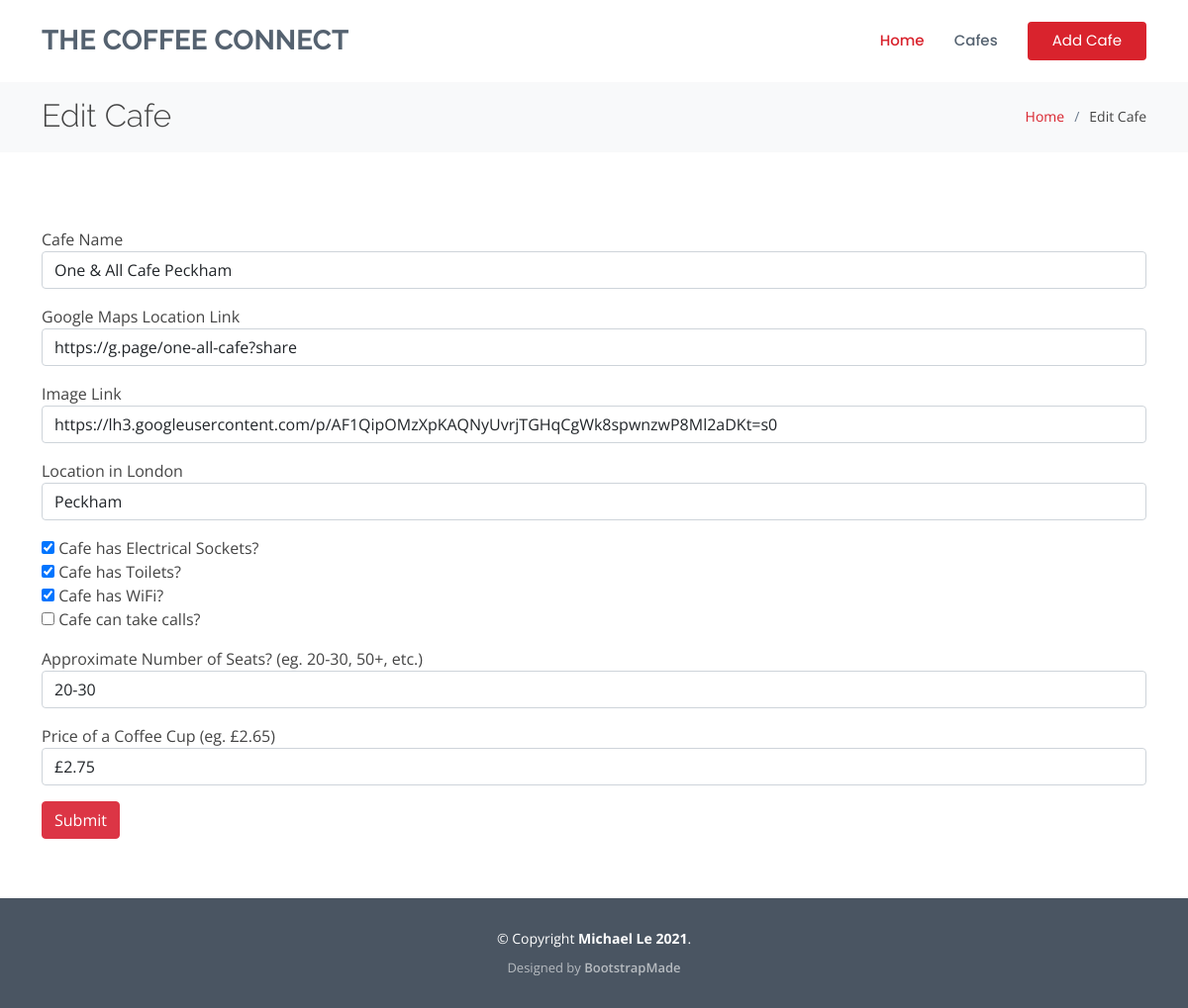
Page /edit-cafe/3 on the committed database.
### main.py (models this page shows)
class Cafe(db.Model):
    __tablename__ = "cafe"
    id = db.Column(db.Integer, primary_key=True)
    name = db.Column(db.String(250), unique=True, nullable=False)
    map_url = db.Column(db.String(500), nullable=False)
    img_url = db.Column(db.String(500), nullable=False)
    location = db.Column(db.String(250), nullable=False)
    has_sockets = db.Column(db.Boolean, nullable=False)
    has_toilet = db.Column(db.Boolean, nullable=False)
    has_wifi = db.Column(db.Boolean, nullable=False)
    can_take_calls = db.Column(db.Boolean, nullable=False)
    seats = db.Column(db.String(250), nullable=False)
    coffee_price = db.Column(db.String(250), nullable=True)

### main.py (the view, shortened to what this page needs)
@app.route('/edit-cafe/<int:cafe_id>', methods=["GET", "POST"])
def edit_cafe(cafe_id):
    cafe_to_edit = Cafe.query.get(cafe_id)
    edit_cafe_form = CafeForm(
        name=cafe_to_edit.name,
        map_url=cafe_to_edit.map_url,
        img_url=cafe_to_edit.img_url,
        location=cafe_to_edit.location,
        has_sockets=cafe_to_edit.has_sockets,
        has_toilet=cafe_to_edit.has_toilet,
        has_wifi=cafe_to_edit.has_wifi,
        can_take_calls=cafe_to_edit.can_take_calls,
        seats=cafe_to_edit.seats,
        coffee_price=cafe_to_edit.coffee_price,
    )
    return render_template("edit-cafe.html", form=edit_cafe_form, year=CURRENT_YEAR)

### main.py
class CafeForm(FlaskForm):
    name = StringField(label="Cafe Name", validators=[DataRequired()])
    map_url = StringField(label="Google Maps Location Link", validators=[DataRequired(), URL()])
    img_url = StringField(label="Image Link", validators=[DataRequired(), URL()])
    location = StringField(label="Location in London", validators=[DataRequired()])
    has_sockets = BooleanField(label="Cafe has Electrical Sockets?")
    has_toilet = BooleanField(label="Cafe has Toilets?")
    has_wifi = BooleanField(label="Cafe has WiFi?")
    can_take_calls = BooleanField(label="Cafe can take calls?")
    seats = SelectField(label="Approximate Number of Seats? (eg. 20-30, 50+, etc.)",
                        choices=['0-10', '10-20', '20-30', '30-40', '40-50', '50+'],
                        validators=[DataRequired()])
    coffee_price = StringField(label="Price of a Coffee Cup (eg. £2.65)", default="£0.00", validators=[DataRequired()])
    submit = SubmitField(label="Submit")

### templates/edit-cafe.html (shortened to what this page needs)
{% extends "base.html" %}
{% import 'bootstrap/wtf.html' as wtf %}
{% block content %}
  <main id="main">
    <section id="breadcrumbs" class="breadcrumbs">
      <div class="container">
        <div class="d-flex justify-content-between align-items-center">
          <h2>Edit Cafe</h2>
          <ol>
            <li><a href="{{ url_for('home') }}">Home</a></li>
            <li>Edit Cafe</li>
          </ol>
        </div>
      </div>
    </section>
    <section id="services" class="services">
      <div class="container">
        {{ wtf.quick_form(form, novalidate=True, extra_classes="cafe-form", form_type="basic", button_map={"submit": "danger"}) }}
      </div>
    </section>
  </main>
{% include "footer.html" %}
{% endblock %}

### static/assets/css/style.css (style rules this page uses)
body { font-family: "Open Sans", sans-serif; color: #444444; }
a { text-decoration: none; color: #d9232d; }
h1, h2, h3, h4, h5, h6 { font-family: "Raleway", sans-serif; }
section { padding: 60px 0; overflow: hidden; }
.breadcrumbs { padding: 18px 0; background: #f8f9fa; min-height: 40px; margin-top: 80px; }
.breadcrumbs h2 { font-size: 32px; font-weight: 300; margin: 0; }
.breadcrumbs ol { display: flex; flex-wrap: wrap; list-style: none; padding: 0; margin: 0; font-size: 14px; }
.breadcrumbs ol li + li { padding-left: 10px; }
.breadcrumbs ol li + li::before { display: inline-block; padding-right: 10px; color: #6b7b8d; content: "/"; }
.cafe-form .form-group { margin: 1rem 0; }

### rows in the picture
Cafe: name "One & All Cafe Peckham", map_url "https://g.page/one-all-cafe?share", img_url "https://lh3.googleusercontent.com/p/AF1QipOMzXpKAQNyUvrjTGHqCgWk8spwnzwP8Ml2aDKt=s0", location "Peckham", has_sockets "☑", has_toilet "☑", has_wifi "☑", seats "20-30", coffee_price "£2.75"

### other values in the picture
{{ year }} "2021"
